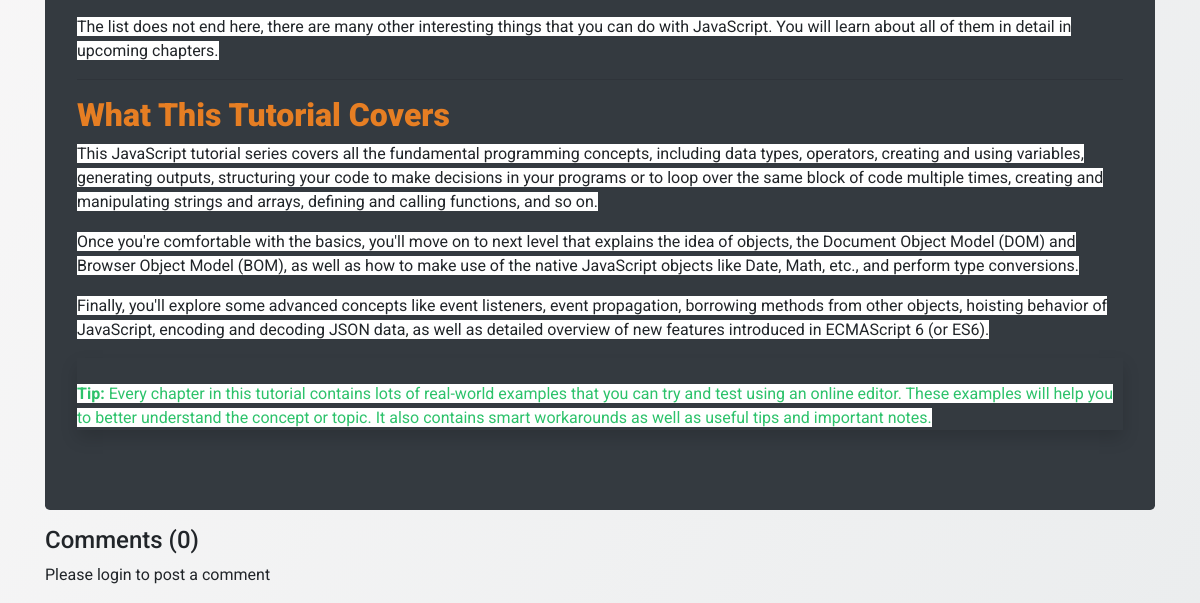
Before: /blog/js (lower part) with the older database file.
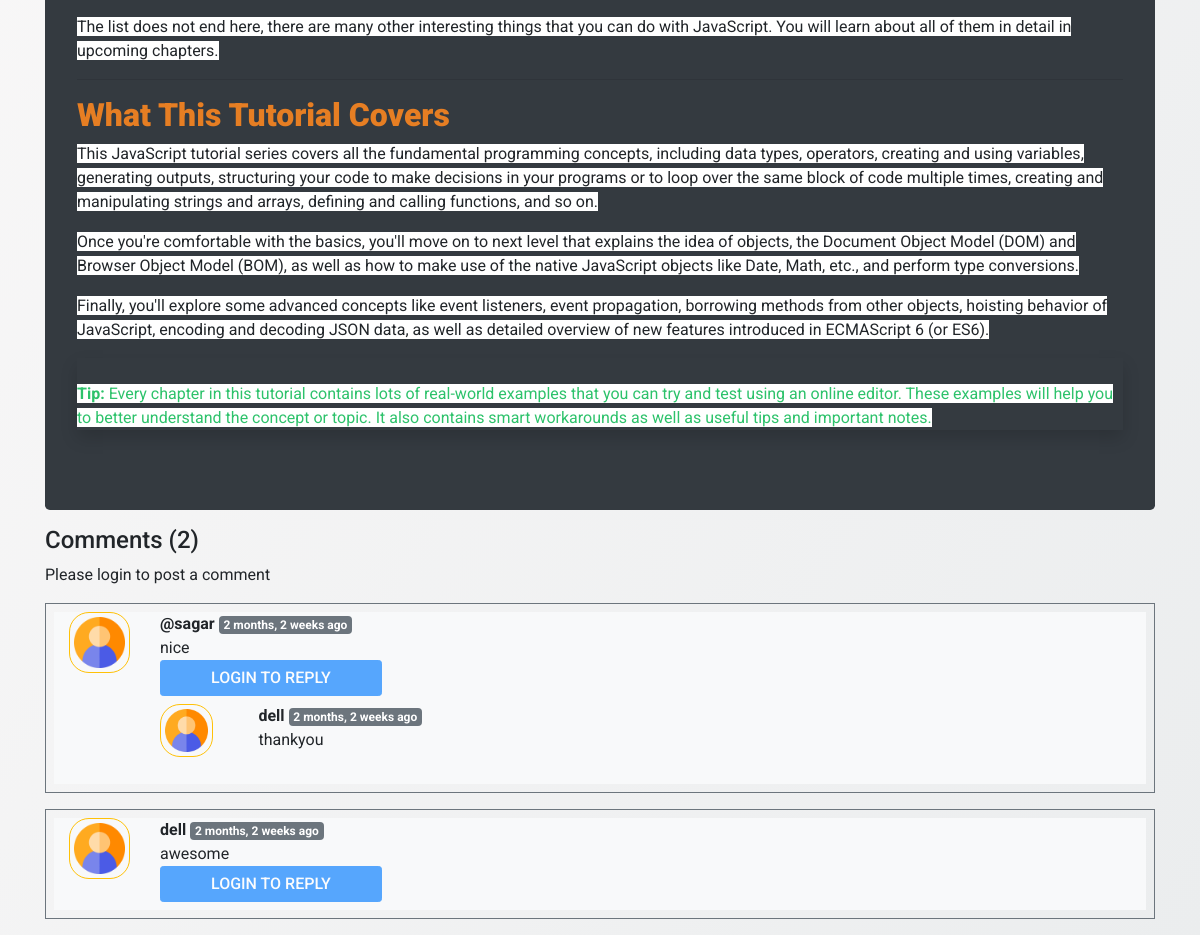
After: the same page with the newer database file.
### blog/models.py (models this page shows, shortened)
class BlogComments(models.Model):
    sno = models.AutoField(primary_key=True)
    comment = models.TextField()
    user = models.ForeignKey(User,on_delete=models.CASCADE)
    post = models.ForeignKey(Post,on_delete=models.CASCADE)
    parent = models.ForeignKey('self',on_delete=models.CASCADE, null=True)
    timestamp = models.DateTimeField(default=now)

### blog/views.py (the view)
# urls.py: path('<str:slug>',views.blogpost,name="blogpost"),
def blogpost(request, slug):
    allpost = Post.objects.filter(slug=slug).first()
    comments = BlogComments.objects.filter(post=allpost,parent=None)
    replies = BlogComments.objects.filter(post=allpost).exclude(parent=None)
    repdict ={}
    for reply in replies:
        if reply.parent.sno not in repdict.keys():
            repdict[reply.parent.sno] = [reply]
        else:
            repdict[reply.parent.sno].append(reply)
    context = {'allpost':allpost,'comment':comments,'user':request.user,'repdict':repdict}
    return render(request, 'blog/blogpost.html', context)

### blog/templatetags/extras.py (called while the page is built)
@register.filter(name='get_val')
def get_val(dict, key):
    return dict.get(key)

### templates/blog/blogpost.html (shortened to what this page needs)
{% extends 'base.html' %}
{% block body %}
{% load static %}
{% load extras %}
{% load humanize %}
<div class="container">
    <div class="jumbotron my-3 bg-dark">
        <h4 class="text-light">{{allpost.content|safe}}</h4>
    </div>
</div>
<div class="container mb-3">
    <div class="my-2">
        <h4>Comments ({{comment.count}})</h4>
        {% if user.is_authenticated %}
        <form action="/blog/postComment" method="post" >
            {% csrf_token %}
            <div class="form-group">
              <label for="exampleInputEmail1">Post your comment:</label>
              <input type="text" class="form-control" name="comment" placeholder="Enter comment here">
            </div>
            <input type="hidden" name="postsno" value="{{allpost.sno}}">
            <input type="hidden" name="Parentsno" value="">
            <button type="submit" class="btn btn-primary">Submit</button>
        </form>
        {% else %}
        <p>Please login to post a comment</p>
        {% endif %}
    </div>
    {% for comment in comment %}
    <div class="row my-3 mx-0 border border-secondary p-2">
        <div class="col-md-1 bg-light">
            <img src="{% static 'user.png' %}" class="img-rounded border border-warning p-1 w-100" style="border-radius: 20px;" alt="oops">
        </div>
        <div class="col-md-11 bg-light">
            <b>{{comment.user.username}}</b> <span class="badge badge-secondary">{{comment.timestamp|naturaltime}}</span>
            <div>{{comment.comment}}</div>
            <div class="reply mx-0">
                {% if user.is_authenticated %}
                <button class="btn btn-sm btn-primary" type="button" data-toggle="collapse" data-target="#Replybox{{comment.sno}}" aria-expanded="false" aria-controls="Replybox{{comment.sno}}">
                    Reply
                </button>
                <div class="collapse" id="Replybox{{comment.sno}}">
                    <div class="card card-body my-2">
                        <form action="/blog/postComment" method="post" >
                            {% csrf_token %}
                            <div class="form-group">
                              <label for="comment">Reply a post:</label>
                              <input type="text" class="form-control" name="comment" placeholder="Enter comment here">
                              <input type="hidden" name="parentSno" value="{{comment.sno}}">
                            </div>
                            <input type="hidden" name="postsno" value="{{allpost.sno}}">
                            <button type="submit" class="btn btn-primary">Submit</button>
                        </form>
                    </div>
                </div>
                {% else %}
                <button class="btn btn-sm btn-primary disabled" type="button" data-toggle="collapse" data-target="#Replybox{{comment.sno}}" aria-expanded="false" aria-controls="Replybox{{comment.sno}}">
                    Login to reply
                </button>
                {% endif %}
                <div class="replies my-2 ">
                    {% for reply in repdict|get_val:comment.sno %}
                    <div class="row my-2">
                        <div class="col-md-1 ">
                            <img src="{% static 'user.png' %}" class="img-rounded border border-warning p-1 w-100" style="border-radius: 20px;" alt="oops">
                        </div>
                        <div class="col-md-11">
                            <div class="col-md-11">
                                <b> {{reply.user.username}} </b> <span class="badge badge-secondary ">{{reply.timestamp| naturaltime}}</span>
                                <div>{{reply.comment}}</div>
                            </div>
                            <br>
                        </div>
                    </div>
                    {% endfor %}
                </div>
            </div>
        </div>
    </div>
    {% endfor %}
    </div>
{% endblock body %}

Changed rows visible on the page:
added BlogComments: user.username "@sagar", timestamp "2 months, 2 weeks ago", comment "nice", shown under "Comments (2)"
added BlogComments: user.username "dell", timestamp "2 months, 2 weeks ago", comment "thankyou", shown under "@sagar"
added BlogComments: user.username "dell", timestamp "2 months, 2 weeks ago", comment "awesome", shown under "Comments (2)"
Other visible differences:
{{ comment.count }}: "0" → "2"
